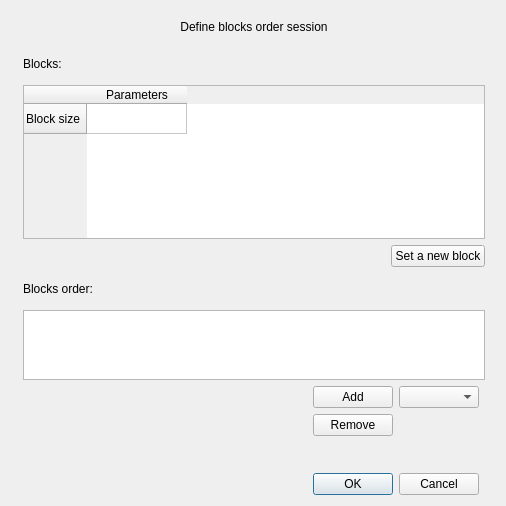
<?xml version="1.0" encoding="UTF-8"?>
<ui version="4.0">
 <class>Dialog</class>
 <widget class="QDialog" name="Dialog">
  <property name="geometry">
   <rect>
    <x>0</x>
    <y>0</y>
    <width>506</width>
    <height>506</height>
   </rect>
  </property>
  <property name="windowTitle">
   <string>Dialog</string>
  </property>
  <layout class="QGridLayout" name="gridLayout" columnminimumwidth="1,1,1">
   <item row="0" column="2">
    <layout class="QGridLayout" name="gridLayout_2" rowstretch="1,1,5,1,1,1,1,1,1,1" columnstretch="5,0,0,0">
     <property name="leftMargin">
      <number>10</number>
     </property>
     <property name="rightMargin">
      <number>10</number>
     </property>
     <item row="1" column="0" colspan="4">
      <widget class="QLabel" name="blocks_label">
       <property name="styleSheet">
        <string notr="true">font: 12pt &quot;Gabriola&quot;;</string>
       </property>
       <property name="text">
        <string>Blocks:</string>
       </property>
      </widget>
     </item>
     <item row="0" column="0" colspan="4">
      <widget class="QLabel" name="header_label">
       <property name="styleSheet">
        <string notr="true">font: 30pt &quot;Gabriola&quot;;</string>
       </property>
       <property name="text">
        <string>Define blocks order session</string>
       </property>
       <property name="alignment">
        <set>Qt::AlignCenter</set>
       </property>
      </widget>
     </item>
     <item row="4" column="0">
      <widget class="QLabel" name="blocks_order_label">
       <property name="styleSheet">
        <string notr="true">font: 12pt &quot;Gabriola&quot;;</string>
       </property>
       <property name="text">
        <string>Blocks order:</string>
       </property>
      </widget>
     </item>
     <item row="9" column="1" colspan="2">
      <widget class="QDialogButtonBox" name="buttonBox">
       <property name="orientation">
        <enum>Qt::Horizontal</enum>
       </property>
       <property name="standardButtons">
        <set>QDialogButtonBox::Cancel|QDialogButtonBox::Ok</set>
       </property>
      </widget>
     </item>
     <item row="8" column="1">
      <spacer name="verticalSpacer">
       <property name="orientation">
        <enum>Qt::Vertical</enum>
       </property>
       <property name="sizeHint" stdset="0">
        <size>
         <width>20</width>
         <height>40</height>
        </size>
       </property>
      </spacer>
     </item>
     <item row="6" column="2">
      <widget class="QComboBox" name="blocks_comboBox"/>
     </item>
     <item row="6" column="1">
      <widget class="QPushButton" name="add_pushButton">
       <property name="text">
        <string>Add</string>
       </property>
      </widget>
     </item>
     <item row="7" column="1">
      <widget class="QPushButton" name="remove_pushButton">
       <property name="text">
        <string>Remove</string>
       </property>
      </widget>
     </item>
     <item row="5" column="0" colspan="4">
      <widget class="QTableWidget" name="blocks_in_session_tableWidget"/>
     </item>
     <item row="3" column="1" colspan="3">
      <layout class="QHBoxLayout" name="set_new_block_horizontalLayout">
       <item>
        <spacer name="horizontalSpacer">
         <property name="orientation">
          <enum>Qt::Horizontal</enum>
         </property>
         <property name="sizeHint" stdset="0">
          <size>
           <width>40</width>
           <height>20</height>
          </size>
         </property>
        </spacer>
       </item>
       <item>
        <widget class="QPushButton" name="set_new_block_pushButton">
         <property name="text">
          <string>Set a new block</string>
         </property>
        </widget>
       </item>
      </layout>
     </item>
     <item row="2" column="0" colspan="4">
      <widget class="QTableWidget" name="blocks_tableWidget">
       <row>
        <property name="text">
         <string>Block size</string>
        </property>
       </row>
       <column>
        <property name="text">
         <string>Parameters</string>
        </property>
       </column>
      </widget>
     </item>
    </layout>
   </item>
  </layout>
 </widget>
 <resources/>
 <connections>
  <connection>
   <sender>buttonBox</sender>
   <signal>rejected()</signal>
   <receiver>Dialog</receiver>
   <slot>reject()</slot>
   <hints>
    <hint type="sourcelabel">
     <x>316</x>
     <y>260</y>
    </hint>
    <hint type="destinationlabel">
     <x>286</x>
     <y>274</y>
    </hint>
   </hints>
  </connection>
  <connection>
   <sender>buttonBox</sender>
   <signal>accepted()</signal>
   <receiver>Dialog</receiver>
   <slot>accept()</slot>
   <hints>
    <hint type="sourcelabel">
     <x>248</x>
     <y>254</y>
    </hint>
    <hint type="destinationlabel">
     <x>157</x>
     <y>274</y>
    </hint>
   </hints>
  </connection>
 </connections>
</ui>
